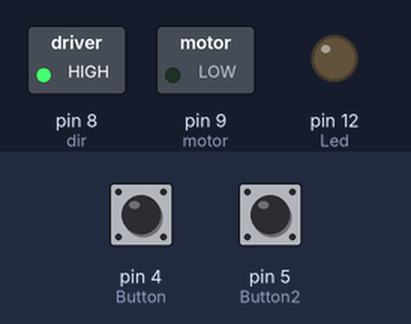
This sketch was run on a simulated Arduino Uno, built with avr-gcc and run on an emulated ATmega328P. Parts: switched loads named in the sketch (green lamp = pin HIGH), output pins drawn as LEDs (lit = HIGH). The test bench sets the inputs (shaded band); at power-on: pin 4 (Button) HIGH, pin 5 (Button2) HIGH.

Above: at 1.2 s.
1.3 s: pin 4 (Button) pulled LOW for 0.25 s
At 1.55 s:
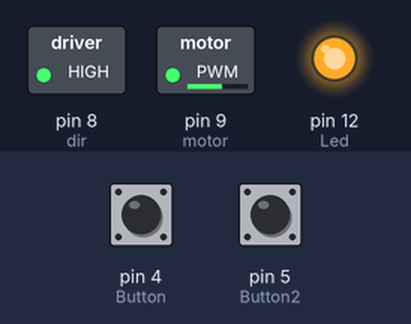
At 3.9 s:
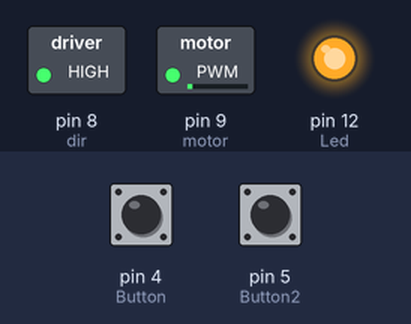
4.3 s: pin 4 (Button) pulled LOW for 1 s
At 4.7 s:
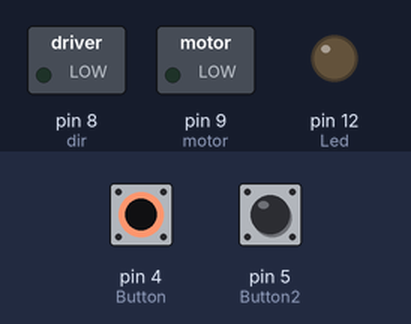
Timing chart, 0 to 7.3 s (numbered marks = the images above; inputs shaded):
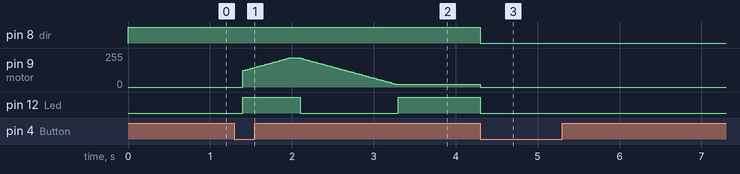

Measured:
- after the input at 1.3 s, pin 9 (motor): rises from 0/255 to 220/255 in 0.57 s, then falls to 20/255 in 1.3 s; pin 12 (Led): LOW → HIGH after 0.10 s, → LOW 0.70 s later, → HIGH 1.2 s later
- after the input at 4.3 s, pin 8 (dir), pin 12 (Led): HIGH → LOW at once; pin 9 (motor): 20/255 → 0/255 at once

The sketch:

fadeaway2.ino
```cpp
const byte motor = 9;
const byte dir = 8;
const byte Button = 4;
const byte Button2 = 5;
const byte Led = 12;
int brightness = 50;
int fadeAmount = 5;
#define WaitDel 200
#define WaitDel2 30
#define WaitDel3 30

void setup() {
  pinMode(motor, OUTPUT);
  pinMode(dir, OUTPUT);
  pinMode(Led, OUTPUT);
  pinMode(Button, INPUT_PULLUP);
  pinMode(Button2, INPUT_PULLUP);
}

void loop() {
  digitalWrite(motor, LOW);
  digitalWrite(dir, HIGH);
  digitalWrite(Led, LOW);
  while(!digitalRead(Button)) {
    delay(WaitDel);
  }
  while(digitalRead(Button)) {
    delay(WaitDel);
  }
  digitalWrite(Led, HIGH);
  brightness = 120;
  for (int i = 0;  i < 20; i++) {
    brightness += fadeAmount;
    analogWrite(motor, brightness);
    delay(WaitDel2);
  }
  delay(100);
  digitalWrite(Led, LOW);
  for (int i = 0;  i < 40; i++) {
    brightness -= fadeAmount;
    analogWrite(motor, brightness);
    delay(WaitDel3);
  }
  digitalWrite(Led, HIGH);
  while(digitalRead(Button)) {
    delay(20);
  }
  digitalWrite(motor, LOW);
  digitalWrite(dir, LOW);
  digitalWrite(Led, LOW);

  while(!digitalRead(Button2)) {
    delay(WaitDel);
  }
  while(digitalRead(Button2)) {
    delay(WaitDel);
  }
  digitalWrite(Led, HIGH);
  brightness = 120;
  for (int i = 0;  i < 20; i++) {
    brightness += fadeAmount;
    analogWrite(motor, brightness);
    delay(WaitDel2);
  }
  delay(100);
  digitalWrite(Led, LOW);
  for (int i = 0;  i < 40; i++) {
    brightness -= fadeAmount;
    analogWrite(motor, brightness);
    delay(WaitDel3);
  }
  digitalWrite(Led, HIGH);
  while(digitalRead(Button2)) {
    delay(20);
  }
  digitalWrite(motor, LOW);
  digitalWrite(Led, LOW);
}
```
